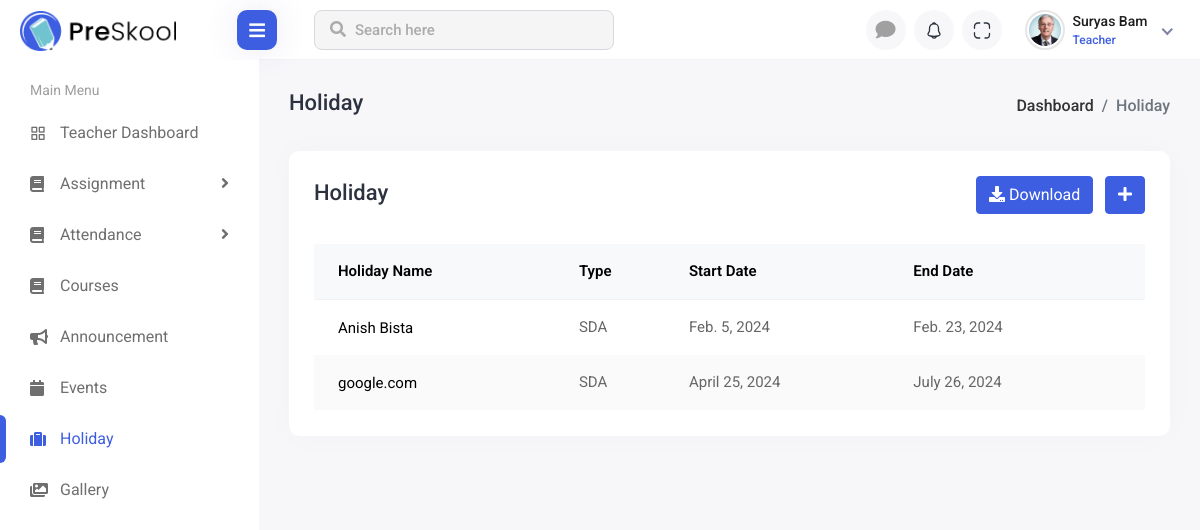
The page /teacher/holiday/ (signed in) on the database as committed earlier.
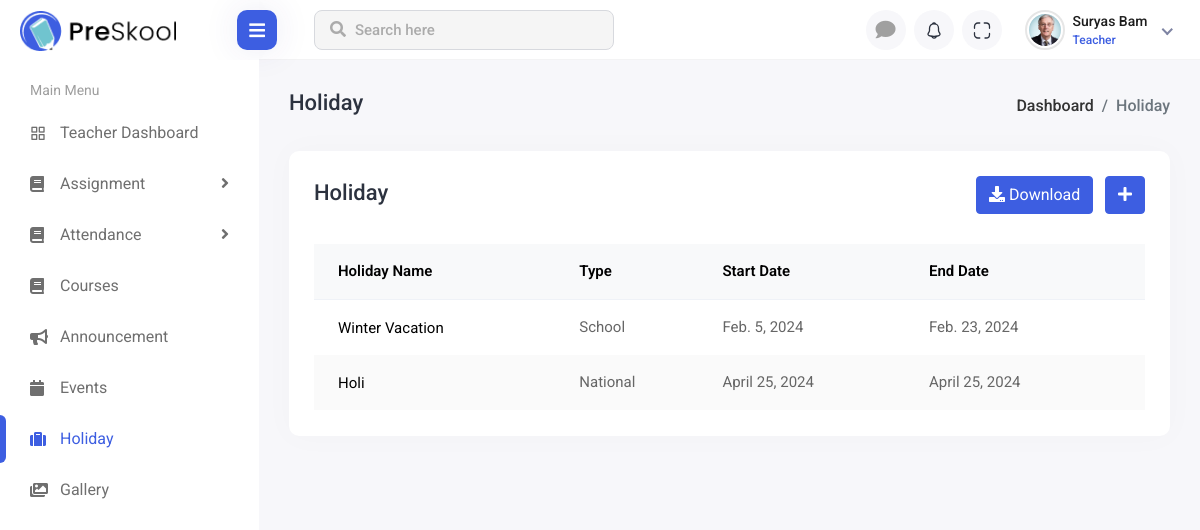
The same page on the database as committed later.
### school_news/models.py (models this page shows)
class Holiday(CommonInfo):
    name=models.CharField(max_length=50)
    type=models.TextField(max_length=200)
    start=models.DateField()
    end=models.DateField()

### teacher/views.py (the view)
# urls.py: path("holiday/", HolidayView.as_view(), name="holiday"),
class HolidayView(TeacherRequiredMixin, View):
    active_tab = "holiday"
    template_name = "teachers/news/holiday.html"
    def get(self, request, *args, **kwargs):
        holidays = Holiday.objects.all()
        context = {"active_tab": self.active_tab, "holidays": holidays}
        return render(request, self.template_name, context)

### accounts/models.py (called while the page is built)
    def __str__(self):
        return self.name

### common/base_view.py (called while the page is built)
def user_context(request):
    user_attributes = ["student", "teacher", "parent", "staff"]
    profile = None
    user_type = None
    if request.user.is_authenticated:
        for user in user_attributes:
            if hasattr(request.user, user):
                user_type = user
                profile = getattr(request.user, user)
    return {"user_type": user_type, "profile": profile}

### teacher/mixins.py (called while the page is built)
    def dispatch(self, request, *args, **kwargs):
        if not hasattr(request.user, "teacher"):
            return redirect("login")
        return super().dispatch(request, *args, **kwargs)

### templates/teachers/news/holiday.html (shortened to what this page needs)
{% extends "teachers/sidebar.html" %}
{% load static %}
{% block link %}
<link rel="stylesheet" href="{% static 'plugins/bootstrap/css/bootstrap.min.css' %}">
<link rel="stylesheet" href="{% static 'plugins/feather/feather.css'%}">
<link rel="stylesheet" href="{% static 'plugins/icons/flags/flags.css'%}">
<link rel="stylesheet" href="{% static 'css/bootstrap-datetimepicker.min.css'%}">
<link rel="stylesheet" href="{% static 'plugins/fontawesome/css/fontawesome.min.css'%}">
<link rel="stylesheet" href="{% static 'plugins/fontawesome/css/all.min.css'%}">
<link rel="stylesheet" href="{% static 'plugins/select2/css/select2.min.css'%}">
<link rel="stylesheet" href="{% static 'css/style.css'%}">
{% endblock link %}
{% block content %}
<div class="page-wrapper">
    <div class="content container-fluid">
        <div class="page-header">
            <div class="row align-items-center">
                <div class="col">
                    <h3 class="page-title">Holiday</h3>
                    <ul class="breadcrumb">
                        <li class="breadcrumb-item"><a href="index.html">Dashboard</a></li>
                        <li class="breadcrumb-item active">Holiday</li>
                    </ul>
                </div>
            </div>
        </div>
        <div class="row">
            <div class="col-sm-12">
                <div class="card card-table">
                    <div class="card-body">
                        <div class="page-header">
                            <div class="row align-items-center">
                                <div class="col">
                                    <h3 class="page-title">Holiday</h3>
                                </div>
                                <div class="col-auto text-end float-end ms-auto download-grp">
                                    <a href="#" class="btn btn-outline-primary me-2"><i
                                            class="fas fa-download"></i> Download</a>
                                    <a href="add-holiday.html" class="btn btn-primary"><i
                                            class="fas fa-plus"></i></a>
                                </div>
                            </div>
                        </div>
                        <div class="table-responsive">
                            <table
                                class="table border-0 star-student table-hover table-center mb-0 datatable table-striped">
                                <thead class="student-thread">
                                    <tr>
                                        <th>Holiday Name</th>
                                        <th>Type</th>
                                        <th>Start Date</th>
                                        <th>End Date</th>
                                    </tr>
                                </thead>
                                <tbody>
                                    {% for holiday in holidays %}
                                        <tr>
                                            <td>
                                                <h2>
                                                    {{holiday.name}}
                                                </h2>
                                            </td>
                                            <td>{{holiday.type}}</td>
                                            <td>{{holiday.start}}</td>
                                            <td>{{holiday.end}}</td>
                                        </tr>
                                    {% endfor %}
                                </tbody>
                            </table>
                        </div>
                    </div>
                </div>
            </div>
        </div>
    </div>
</div>
{% endblock %}

Rows that differ between the two databases and show on the page:
changed Holiday: name "Anish Bista" → "Winter Vacation"; type "SDA" → "School"
changed Holiday: name "google.com" → "Holi"; type "SDA" → "National"; end "July 26, 2024" → "April 25, 2024"
